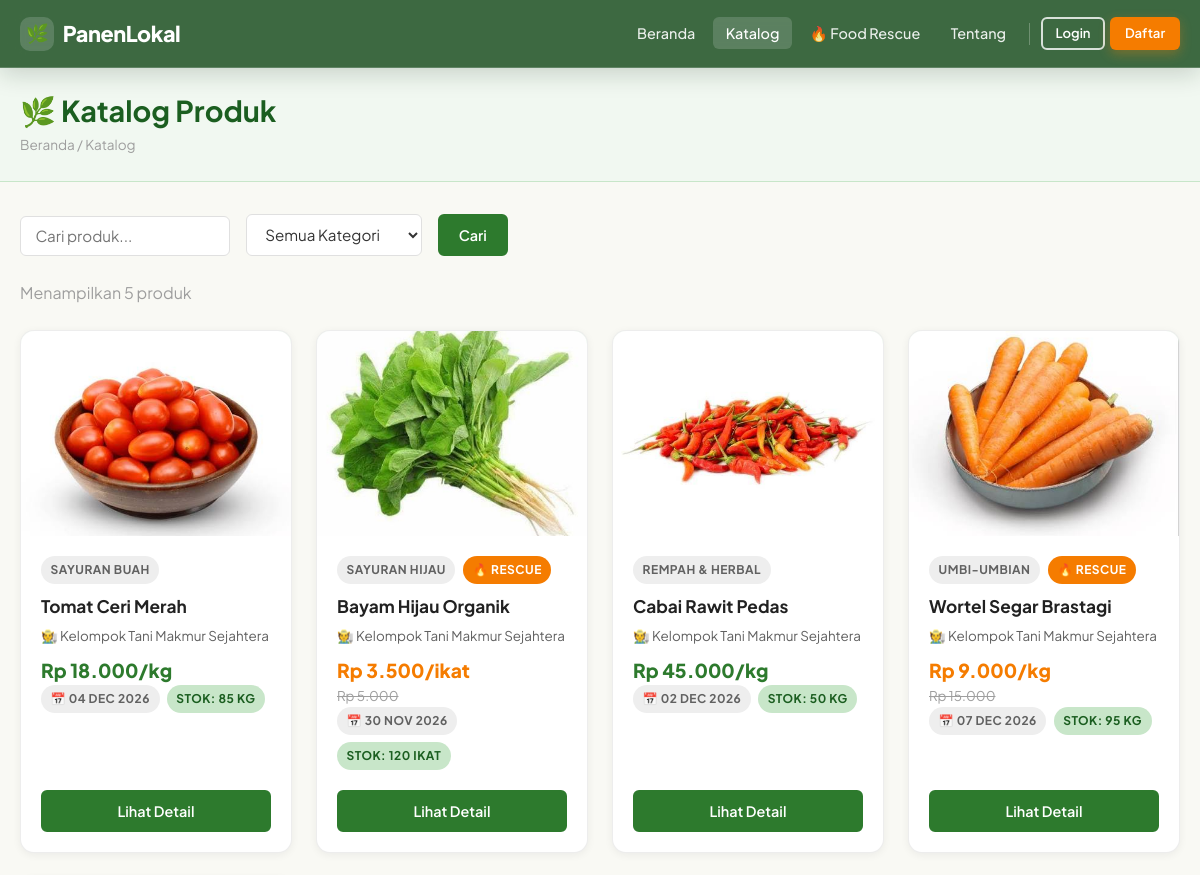
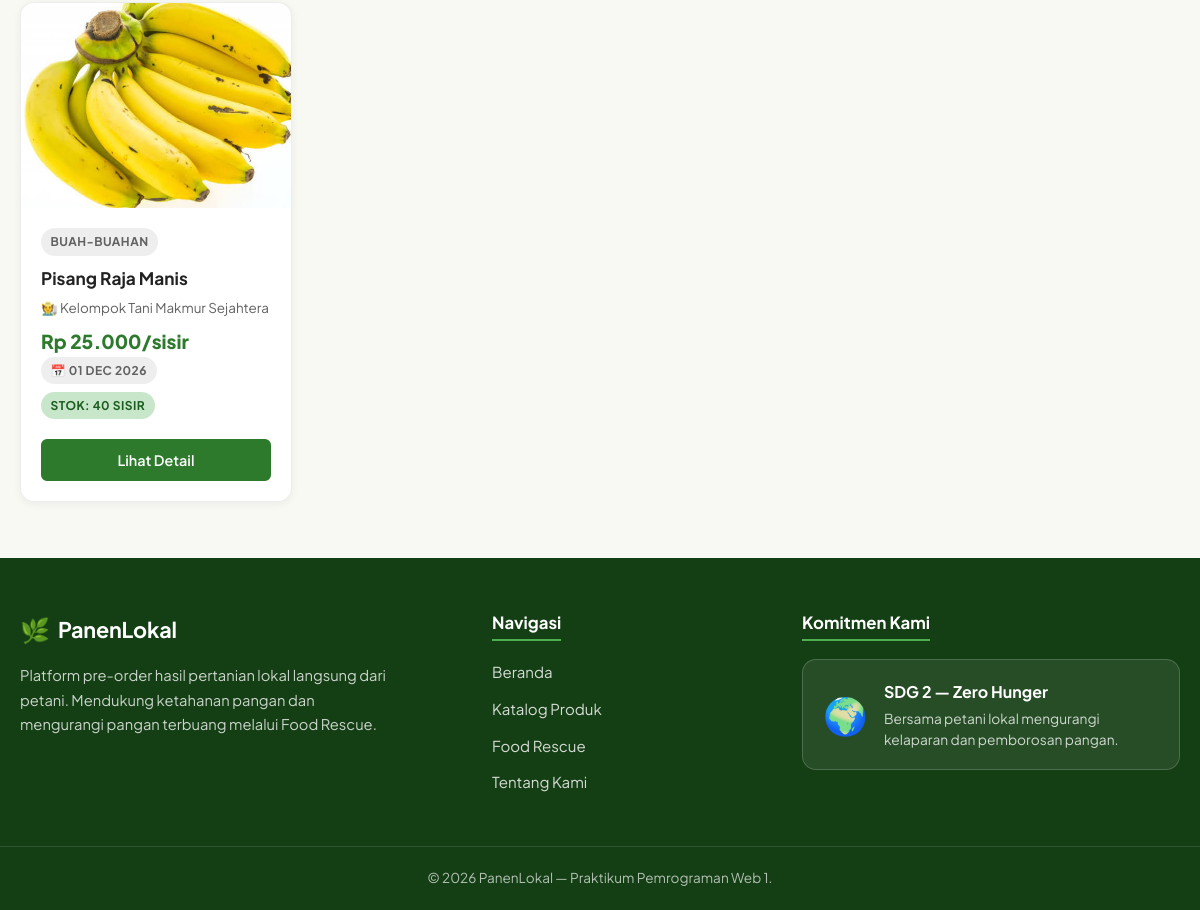
Screenshot of /PanenLokal/katalog.php with the database file from the repository (2 pictures, top to bottom).
### tables this page shows
CREATE TABLE IF NOT EXISTS harvest_batches (
    id BIGINT UNSIGNED AUTO_INCREMENT PRIMARY KEY,
    commodity_id BIGINT UNSIGNED NOT NULL,
    land_id BIGINT UNSIGNED NULL,
    tanggal_estimasi_panen DATE NOT NULL,
    estimasi_jumlah DECIMAL(10,2) NOT NULL,
    stok_tersedia DECIMAL(10,2) NOT NULL,
    harga_normal DECIMAL(12,2) NOT NULL,
    rescue_aktif TINYINT(1) NOT NULL DEFAULT 0,
    harga_rescue DECIMAL(12,2) NULL,
    batas_rescue DATETIME NULL,
    status_batch ENUM('dibuka','siap_panen','habis','ditutup','dibatalkan') NOT NULL DEFAULT 'dibuka',
    created_at TIMESTAMP NOT NULL DEFAULT CURRENT_TIMESTAMP,
    updated_at TIMESTAMP NOT NULL DEFAULT CURRENT_TIMESTAMP ON UPDATE CURRENT_TIMESTAMP,
    INDEX idx_batches_commodity (commodity_id),
    INDEX idx_batches_land (land_id),
    INDEX idx_batches_status_date (status_batch, tanggal_estimasi_panen),
    INDEX idx_batches_rescue (rescue_aktif, batas_rescue),
    CONSTRAINT fk_batches_commodity FOREIGN KEY (commodity_id) REFERENCES commodities(id) ON UPDATE CASCADE ON DELETE RESTRICT,
    CONSTRAINT fk_batches_land FOREIGN KEY (land_id) REFERENCES lands(id) ON UPDATE CASCADE ON DELETE SET NULL
);

CREATE TABLE IF NOT EXISTS commodities (
    id BIGINT UNSIGNED AUTO_INCREMENT PRIMARY KEY,
    farmer_id BIGINT UNSIGNED NOT NULL,
    nama VARCHAR(120) NOT NULL,
    kategori VARCHAR(60) NOT NULL,
    deskripsi TEXT NULL,
    satuan VARCHAR(20) NOT NULL DEFAULT 'kg',
    gambar VARCHAR(255) NULL,
    status_komoditas ENUM('aktif','nonaktif') NOT NULL DEFAULT 'aktif',
    created_at TIMESTAMP NOT NULL DEFAULT CURRENT_TIMESTAMP,
    updated_at TIMESTAMP NOT NULL DEFAULT CURRENT_TIMESTAMP ON UPDATE CURRENT_TIMESTAMP,
    INDEX idx_commodities_farmer (farmer_id),
    INDEX idx_commodities_status (status_komoditas),
    CONSTRAINT fk_commodities_farmer FOREIGN KEY (farmer_id) REFERENCES farmer_profiles(id) ON UPDATE CASCADE ON DELETE RESTRICT
);

CREATE TABLE IF NOT EXISTS farmer_profiles (
    id BIGINT UNSIGNED AUTO_INCREMENT PRIMARY KEY,
    user_id BIGINT UNSIGNED NOT NULL UNIQUE,
    nama_usaha VARCHAR(120) NOT NULL,
    deskripsi TEXT NULL,
    status_verifikasi ENUM('menunggu','terverifikasi','ditolak') NOT NULL DEFAULT 'menunggu',
    created_at TIMESTAMP NOT NULL DEFAULT CURRENT_TIMESTAMP,
    CONSTRAINT fk_fp_user FOREIGN KEY (user_id) REFERENCES users(id) ON UPDATE CASCADE ON DELETE RESTRICT
);

### PanenLokal/includes/auth.php (called while the page is built, shortened)
<?php
function is_logged_in() {
    return isset($_SESSION['user_id']) && !empty($_SESSION['user_id']);
}
?>

### PanenLokal/includes/functions.php (called while the page is built, shortened)
<?php
function format_rupiah($angka) {
    return 'Rp ' . number_format((float)$angka, 0, ',', '.');
}
function sanitize($str) {
    return htmlspecialchars((string)$str, ENT_QUOTES, 'UTF-8');
}
function get_rescue_label($rescue_aktif, $batas_rescue, $harga_rescue) {
    if (!$rescue_aktif || !$harga_rescue) return false;
    return true;
}
function format_tanggal($tanggal, $format = 'd M Y') {
    return date($format, strtotime($tanggal));
}
?>

### PanenLokal/katalog.php (the view, shortened to what this page needs)
<?php
require_once __DIR__ . '/config/koneksi.php';
require_once __DIR__ . '/includes/functions.php';
require_once __DIR__ . '/includes/auth.php';
$search   = trim($_GET['search'] ?? '');
$page     = max(1, (int)($_GET['page'] ?? 1));
$per_page = 10;
$offset   = ($page - 1) * $per_page;
$where = "hb.status_batch='dibuka' AND c.status_komoditas='aktif' AND hb.stok_tersedia > 0";
$params = [];
$types  = '';
$sql_count = "SELECT COUNT(*) FROM harvest_batches hb JOIN commodities c ON c.id=hb.commodity_id JOIN farmer_profiles fp ON fp.id=c.farmer_id WHERE $where";
$stmt = $conn->prepare($sql_count);
$stmt->execute();
$total = $stmt->get_result()->fetch_row()[0];
$sql = "SELECT hb.id, c.nama, c.satuan, c.gambar, c.kategori, c.deskripsi,
               hb.harga_normal, hb.rescue_aktif, hb.harga_rescue, hb.batas_rescue,
               hb.tanggal_estimasi_panen, hb.stok_tersedia,
               fp.nama_usaha, u.nama_lengkap
        FROM harvest_batches hb
        JOIN commodities c ON c.id=hb.commodity_id
        JOIN farmer_profiles fp ON fp.id=c.farmer_id
        JOIN users u ON u.id=fp.user_id
        WHERE $where ORDER BY hb.created_at DESC LIMIT ? OFFSET ?";
$stmt2 = $conn->prepare($sql);
$limit_val = $per_page; $offset_val = $offset;
if ($types) {
    $params2 = $params;
    $params2[] = &$limit_val; $params2[] = &$offset_val;
    $stmt2->bind_param($types . 'ii', ...$params2);
} else {
    $stmt2->bind_param('ii', $limit_val, $offset_val);
}
$stmt2->execute();
$produk = $stmt2->get_result();
require_once __DIR__ . '/includes/header.php';
require_once __DIR__ . '/includes/navbar.php';
?>
<div class="page-header">
    <div class="container">
        <h1>🌿 Katalog Produk</h1>
        <div class="breadcrumb">Beranda / Katalog</div>
    </div>
</div>
<section class="section" style="padding-top:0;">
    <div class="container">
        <form method="GET" class="d-flex gap-2 flex-wrap mb-3" style="align-items:flex-end;">
            <div class="form-group mb-0">
                <input type="text" name="search" class="form-control" placeholder="Cari produk..." value="<?= sanitize($search) ?>">
            </div>
            <div class="form-group mb-0">
                <select name="kategori" class="form-control">
                    <option value="">Semua Kategori</option>
                </select>
            </div>
            <button type="submit" class="btn btn-primary">Cari</button>
        </form>
        <p class="text-muted mb-3">Menampilkan <?= $total ?> produk<?= $search ? ' untuk "<strong>' . sanitize($search) . '</strong>"' : '' ?></p>
        <?php if ($produk && $produk->num_rows > 0): ?>
        <div class="grid grid-auto">
        <?php while ($p = $produk->fetch_assoc()):
            $is_rescue = get_rescue_label($p['rescue_aktif'], $p['batas_rescue'], $p['harga_rescue']);
        ?>
            <div class="card card-product">
                <div class="card-img">
                    <?php if ($p['gambar'] && file_exists(__DIR__ . '/uploads/products/' . $p['gambar'])): ?>
                        <img src="<?= BASE_URL ?>/uploads/products/<?= sanitize($p['gambar']) ?>" alt="<?= sanitize($p['nama']) ?>">
                    <?php else: ?>
                        <span>🌾</span>
                    <?php endif; ?>
                </div>
                <div class="card-body">
                    <div class="d-flex gap-1 mb-1">
                        <span class="badge badge-secondary"><?= sanitize($p['kategori']) ?></span>
                        <?php if ($is_rescue): ?><span class="badge badge-rescue">🔥 RESCUE</span><?php endif; ?>
                    </div>
                    <div class="card-title"><?= sanitize($p['nama']) ?></div>
                    <div class="card-farmer">🧑‍🌾 <?= sanitize($p['nama_usaha']) ?></div>
                    <?php if ($is_rescue): ?>
                        <div class="card-price card-price-rescue"><?= format_rupiah($p['harga_rescue']) ?>/<?= sanitize($p['satuan']) ?></div>
                        <div class="card-price-normal-crossed"><?= format_rupiah($p['harga_normal']) ?></div>
                    <?php else: ?>
                        <div class="card-price"><?= format_rupiah($p['harga_normal']) ?>/<?= sanitize($p['satuan']) ?></div>
                    <?php endif; ?>
                    <div class="card-meta">
                        <span class="badge badge-secondary">📅 <?= format_tanggal($p['tanggal_estimasi_panen']) ?></span>
                        <span class="badge badge-success">Stok: <?= (float)$p['stok_tersedia'] ?> <?= sanitize($p['satuan']) ?></span>
                    </div>
                    <div class="card-actions">
                        <a href="<?= BASE_URL ?>/detail_produk.php?id=<?= $p['id'] ?>" class="btn btn-primary btn-block">Lihat Detail</a>
                    </div>
                </div>
            </div>
        <?php endwhile; ?>
        </div>
        <?php endif; ?>
    </div>
</section>
<?php require_once __DIR__ . '/includes/footer.php'; ?>

### PanenLokal/includes/header.php (shortened to what this page needs)
<!DOCTYPE html>
<html lang="id">
<head>
    <link rel="stylesheet" href="<?= BASE_URL ?>/assets/css/style.css">
</head>
<body>

### PanenLokal/includes/navbar.php (shortened to what this page needs)
<?php
$_user = get_user();
$_role = $_user['role'] ?? '';
$_curr_path = parse_url($_SERVER['REQUEST_URI'] ?? '', PHP_URL_PATH) ?: '';
$_curr_script = basename($_curr_path);
$_in_subdir = strpos($_curr_path, '/admin/') !== false
    || strpos($_curr_path, '/petani/') !== false
    || strpos($_curr_path, '/pembeli/') !== false;
?>
<nav class="navbar">
    <div class="navbar-container">
        <a class="navbar-brand" href="<?= BASE_URL ?>/index.php">
            <span class="brand-mark" aria-hidden="true">🌿</span>
            <span>PanenLokal</span>
        </a>
        <ul class="navbar-menu" id="navbarMenu">
            <li><a href="<?= BASE_URL ?>/index.php" class="nav-link<?= (!$_in_subdir && ($_curr_script === 'index.php' || $_curr_script === '')) ? ' active' : '' ?>">Beranda</a></li>
            <li><a href="<?= BASE_URL ?>/katalog.php" class="nav-link<?= (!$_in_subdir && $_curr_script === 'katalog.php') ? ' active' : '' ?>">Katalog</a></li>
            <li><a href="<?= BASE_URL ?>/food_rescue.php" class="nav-link<?= (!$_in_subdir && $_curr_script === 'food_rescue.php') ? ' active' : '' ?>">🔥 Food Rescue</a></li>
            <li><a href="<?= BASE_URL ?>/tentang.php" class="nav-link<?= (!$_in_subdir && $_curr_script === 'tentang.php') ? ' active' : '' ?>">Tentang</a></li>
            <?php if (is_logged_in()): ?>
                <li class="nav-divider" aria-hidden="true"></li>
                <?php if ($_role === 'admin'): ?>
                    <li><a href="<?= BASE_URL ?>/admin/index.php" class="nav-link nav-dash<?= strpos($_curr_path, '/admin/') !== false ? ' active' : '' ?>">⚙️ Admin</a></li>
                <?php elseif ($_role === 'petani'): ?>
                    <li><a href="<?= BASE_URL ?>/petani/index.php" class="nav-link nav-dash<?= strpos($_curr_path, '/petani/') !== false ? ' active' : '' ?>">🌾 Dashboard</a></li>
                <?php else: ?>
                    <li><a href="<?= BASE_URL ?>/pembeli/keranjang.php" class="nav-link nav-dash<?= (strpos($_curr_path, '/pembeli/') !== false && $_curr_script === 'keranjang.php') ? ' active' : '' ?>">🛒 Keranjang</a></li>
                    <li><a href="<?= BASE_URL ?>/pembeli/index.php" class="nav-link nav-dash<?= (strpos($_curr_path, '/pembeli/') !== false && $_curr_script !== 'keranjang.php') ? ' active' : '' ?>">👤 Dashboard</a></li>
                <?php endif; ?>
                <li class="nav-cta-item"><a href="<?= BASE_URL ?>/logout.php" class="btn btn-sm btn-outline-danger" onclick="return confirm('Yakin ingin logout?')">Logout</a></li>
            <?php else: ?>
                <li class="nav-cta-item"><a href="<?= BASE_URL ?>/login.php" class="btn btn-sm btn-outline-primary">Login</a></li>
                <li class="nav-cta-item"><a href="<?= BASE_URL ?>/register.php" class="btn btn-sm btn-nav-register">Daftar</a></li>
            <?php endif; ?>
        </ul>
    </div>
</nav>
<div class="content-wrapper">

### PanenLokal/includes/footer.php (shortened to what this page needs)
</div>
<footer class="site-footer">
    <div class="footer-container">
        <div class="footer-brand">
            <div class="footer-logo">
                <span class="brand-icon" aria-hidden="true">🌿</span>
                <strong>PanenLokal</strong>
            </div>
            <p>Platform pre-order hasil pertanian lokal langsung dari petani. Mendukung ketahanan pangan dan mengurangi pangan terbuang melalui Food Rescue.</p>
        </div>
        <div class="footer-links">
            <h4>Navigasi</h4>
            <ul>
                <li><a href="<?= BASE_URL ?>/index.php">Beranda</a></li>
                <li><a href="<?= BASE_URL ?>/katalog.php">Katalog Produk</a></li>
                <li><a href="<?= BASE_URL ?>/food_rescue.php">Food Rescue</a></li>
                <li><a href="<?= BASE_URL ?>/tentang.php">Tentang Kami</a></li>
            </ul>
        </div>
        <div class="footer-sdg">
            <h4>Komitmen Kami</h4>
            <div class="sdg-badge">
                <span class="sdg-icon" aria-hidden="true">🌍</span>
                <div>
                    <strong>SDG 2 — Zero Hunger</strong>
                    <p>Bersama petani lokal mengurangi kelaparan dan pemborosan pangan.</p>
                </div>
            </div>
        </div>
    </div>
    <div class="footer-bottom">
        <p>© <?= date('Y') ?> PanenLokal — Praktikum Pemrograman Web 1.</p>
    </div>
</footer>
</body>
</html>

### rows the page displays
harvest_batches: commodity.gambar (picture), commodity.kategori "SAYURAN BUAH", commodity.nama "Tomat Ceri Merah", farmer_profiles.nama_usaha "Kelompok Tani Makmur Sejahtera", harga_normal "Rp 18.000", commodity.satuan "kg", tanggal_estimasi_panen "04 DEC 2026", stok_tersedia "85", commodity.satuan "KG"
harvest_batches: commodity.gambar (picture), commodity.kategori "SAYURAN HIJAU", rescue_aktif "🔥 RESCUE", commodity.nama "Bayam Hijau Organik", farmer_profiles.nama_usaha "Kelompok Tani Makmur Sejahtera", harga_rescue "Rp 3.500", commodity.satuan "ikat", harga_normal "Rp 5.000", tanggal_estimasi_panen "30 NOV 2026", stok_tersedia "120", commodity.satuan "IKAT"
harvest_batches: commodity.gambar (picture), commodity.kategori "REMPAH & HERBAL", commodity.nama "Cabai Rawit Pedas", farmer_profiles.nama_usaha "Kelompok Tani Makmur Sejahtera", harga_normal "Rp 45.000", commodity.satuan "kg", tanggal_estimasi_panen "02 DEC 2026", stok_tersedia "50", commodity.satuan "KG"
harvest_batches: commodity.gambar (picture), commodity.kategori "UMBI-UMBIAN", rescue_aktif "🔥 RESCUE", commodity.nama "Wortel Segar Brastagi", farmer_profiles.nama_usaha "Kelompok Tani Makmur Sejahtera", harga_rescue "Rp 9.000", commodity.satuan "kg", harga_normal "Rp 15.000", tanggal_estimasi_panen "07 DEC 2026", stok_tersedia "95", commodity.satuan "KG"
harvest_batches: commodity.gambar (picture), commodity.kategori "BUAH-BUAHAN", commodity.nama "Pisang Raja Manis", farmer_profiles.nama_usaha "Kelompok Tani Makmur Sejahtera", harga_normal "Rp 25.000", commodity.satuan "sisir", tanggal_estimasi_panen "01 DEC 2026", stok_tersedia "40", commodity.satuan "SISIR"

### other values shown
$total "5"
